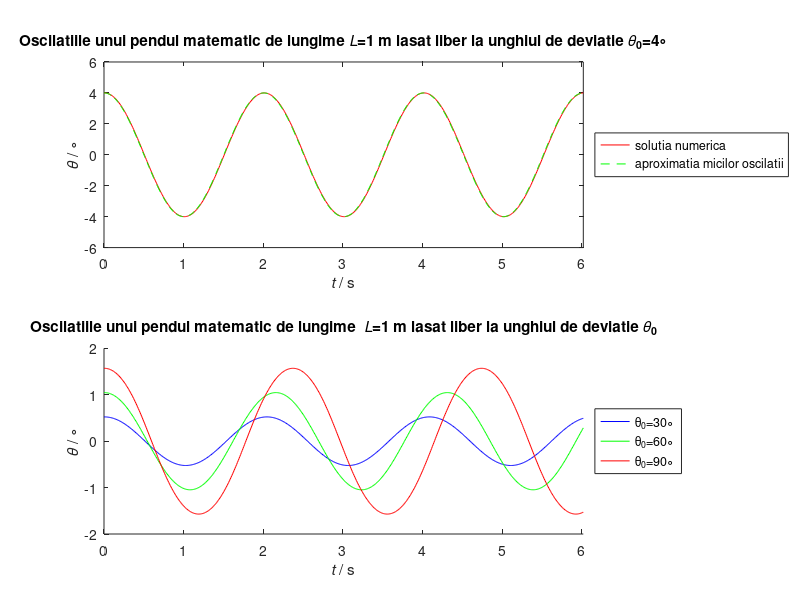

MATLAB code for this plot:
function file_3_pendul_matematic

%Pendulul matematic

%Un pendul matematic de lungime L=1 m este initial deviat sub unghiul theta0. Pendulul este lasat liber. 

%Sa se reprezinte grafic dependenta de timp a unghiului de deviatie fata de pozitia de echilibru

%in urmatoarele situatii:

%1. theta0d=4 grade. Se va reprezenta grafic solutia numerica si solutia analitica in aproximatia unghiurilor mici.

%2. theta0d=30 grade, 60 grade, 90 grade

%-------------------------------------------------------------------------------------------------------------------

clc;clear all;close all

%---------------------------------------------------------------------------------------------------------------------

g=9.80665; %acceleratia gravitationala standard; m/s^2

L=1; %lungimea pendulului; m

%----------------------------------------------------------------------------------------------------------------------

omega0=sqrt(g/L); % pulsatia micilor oscilatii ale pendulului; rad/s

T0=2*pi/omega0; %perioada micilor oscilatii ale pendulului; s

%T0 furnizeaza o estimare a perioadei de oscilatie in cazul oscilatiei cu amplitudine mare

%---------------------------------------------------------------------------------------------------------------------

%Studiem miscarea de la tmin pana la tmax:

tmin=0;N1=3;tmax=N1*T0;

N2=200;Deltat=T0/N2; %Pentru integrarea numerica, T0 este impartit in N2 intervale Deltat 

t=tmin:Deltat:tmax;N=length(t);%N=numarul de puncte ale discretizarii 

%---------------------------------------------------------------------------------------------------------------------

%1. theta0d=4 grade

theta0d=4; %grade

subplot(211)

%Solutie numerica

theta0=theta0d*pi/180; %rad

theta = pendul(theta0,N,omega0,Deltat);thetad=theta*180/pi;plot(t,thetad,'r')

%Solutia analitica in aproximatia unghiurilor mici 

hold on;plot(t,theta0d*cos(omega0*t),'--g')

xlim([tmin tmax])

xlabel('{\it{t}} / s')

ylabel('{\it\theta} / \circ')

legend('solutia numerica','aproximatia micilor oscilatii','Location','EastOutside')

title('Oscilatiile unui pendul matematic de lungime {\it{L}}=1 m lasat liber la unghiul de deviatie {\it\theta}_0=4\circ')

%----------------------------------------------------------------------------------------------------------------------------

%2. theta0d=30 grade, 60 grade, 90 grade

subplot(212)

theta0d_vector=[30 60 90]; %grade

theta0_vector=theta0d_vector*pi/180; %rad

culoare=['b' 'g' 'r'];

hold on

for i=1:3

    theta = pendul(theta0_vector(i),N,omega0,Deltat);

    plot(t,theta,'color',culoare(i))

end

xlim([tmin tmax])

xlabel('{\it{t}} / s')

ylabel('{\it\theta} / \circ')

legend('\theta_0=30\circ','\theta_0=60\circ','\theta_0=90\circ','Location','EastOutside')

title('Oscilatiile unui pendul matematic de lungime {\it L}=1 m lasat liber la unghiul de deviatie {\it\theta}_0')

end





function theta = pendul(theta0,N,omega0,Deltat)

    theta(1)=theta0; %conditia initiala pentru theta

    theta(2)=theta(1); %rezulta din conditia vinitial=0

    for i=2:N-1

      theta(i+1)=2*theta(i)-theta(i-1)-(omega0*Deltat)^2*sin(theta(i));

    end

end